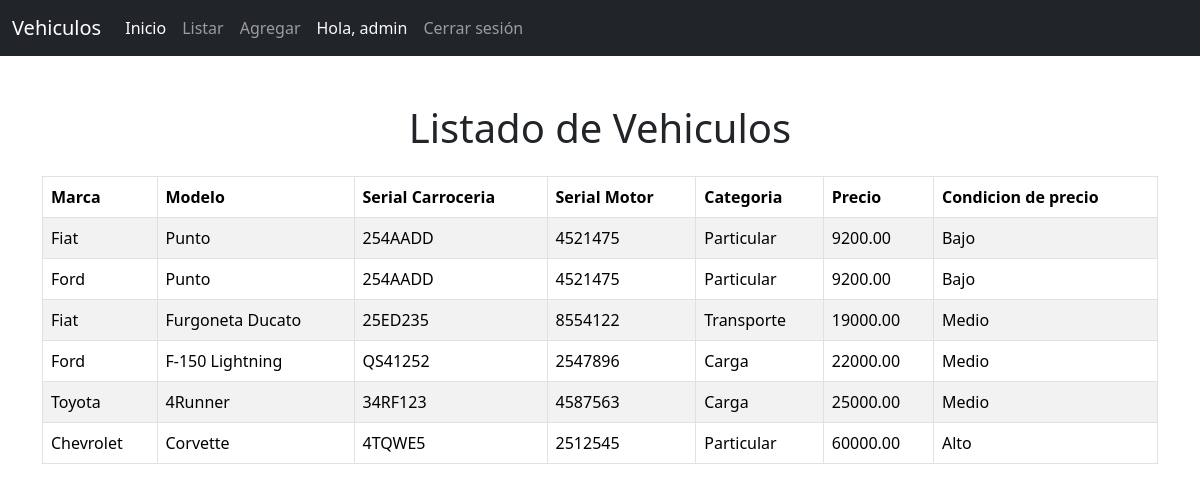
Page /vehiculos/listado/ (signed in) on the committed database.
### vehiculos/models.py (models this page shows, shortened)
class Vehiculo(models.Model):
    MARCAS = [
        ('Fiat', 'Fiat'),
        ('Chevrolet', 'Chevrolet'),
        ('Ford', 'Ford'),
        ('Toyota', 'Toyota'),
    ]
    CATEGORIAS = [
        ('Particular', 'Particular'),
        ('Transporte', 'Transporte'),
        ('Carga', 'Carga'),
    ]
    marca = models.CharField(
        max_length=20,
        choices=MARCAS,
        default='Ford',
    )
    modelo = models.CharField(max_length=100)
    serial_carroceria = models.CharField(max_length=50)
    serial_motor = models.CharField(max_length=50)
    categoria = models.CharField(
        max_length=20,
        choices=CATEGORIAS,
        default='Particular',
    )
    precio = models.DecimalField(max_digits=10, decimal_places=2)
    @property
    def rating(self):
        if self.precio < 10000:
            return "Bajo"
        elif 10000 <= self.precio <= 30000:
            return "Medio"
        else:
            return "Alto"
    fecha_creacion = models.DateTimeField(auto_now_add=True)
    fecha_modificacion = models.DateTimeField(auto_now=True)
    class Meta:
        verbose_name = "Vehiculo"
        verbose_name_plural = "Vehiculos"
        permissions = [
            ("visualizar_catalogo", "Puede visualizar catálogo de vehículos"),
            ("agregar_vehiculo", "Puede agregar vehículos")
        ]

### vehiculos/views.py (the view)
# urls.py: path('listado/', views.lista_vehiculos, name='listado_vehiculo'),
@login_required
def lista_vehiculos(request):
    vehiculos = Vehiculo.objects.all()
    return render(request, 'vehiculos/listado_vehiculos.html', {
        'vehiculos': vehiculos,
    })

### vehiculos/templates/vehiculos/listado_vehiculos.html
{% extends 'vehiculos/base.html' %}
{% block content %}
<div class="container mt-5">
    <h1 class="text-center mb-4">Listado de Vehiculos</h1>
    <table class="table table-striped table-bordered">
        <thead class="thead-dark">
            <tr>
                <th scope="col">Marca</th>
                <th scope="col">Modelo</th>
                <th scope="col">Serial Carroceria</th>
                <th scope="col">Serial Motor</th>
                <th scope="col">Categoria</th>
                <th scope="col">Precio</th>
                <th scope="col">Condicion de precio</th>
            </tr>
        </thead>
        <tbody>
            {% for vehiculo in vehiculos %}
                <tr>
                    <td>{{ vehiculo.marca }}</td>
                    <td>{{ vehiculo.modelo }}</td>
                    <td>{{ vehiculo.serial_carroceria }}</td>
                    <td>{{ vehiculo.serial_motor  }}</td>
                    <td>{{ vehiculo.categoria }}</td>
                    <td>{{ vehiculo.precio }}</td>
                    <td>{{ vehiculo.rating }}</td>
                </tr>
            {% endfor %}
        </tbody>
    </table>
</div>
{% endblock %}

### vehiculos/templates/vehiculos/base.html (shortened to what this page needs)
<!doctype html>
<html lang="en">
  <head>
    <link href="https://cdn.jsdelivr.net/npm/bootstrap@5.3.2/dist/css/bootstrap.min.css" rel="stylesheet">
  </head>
  <body>
    {% include 'vehiculos/navbar.html' %}
    {% block content %}
    {% endblock %}
  </body>
</html>

### vehiculos/templates/vehiculos/navbar.html (shortened to what this page needs)
<nav class="navbar navbar-expand-lg bg-dark" data-bs-theme="dark">
    <div class="container-fluid">
        <a class="navbar-brand" href="#">Vehiculos</a>
        <div class="collapse navbar-collapse" id="navbarNav">
            <ul class="navbar-nav">
                <li class="nav-item">
                    <a class="nav-link active" aria-current="page" href="{% url 'vehiculo' %}">Inicio</a>
                </li>
                {% if user.is_authenticated %}
                    {% if perms.vehiculos.visualizar_catalogo %}
                        <li class="nav-item">
                            <a class="nav-link" href="{% url 'listado_vehiculo' %}">Listar</a>
                        </li>
                    {% endif %}
                    {% if perms.vehiculos.agregar_vehiculo %}
                        <li class="nav-item">
                            <a class="nav-link" href="{% url 'add_vehiculo' %}">Agregar</a>
                        </li>
                    {% endif %}
                    <li class="nav-item">
                        <span class="nav-link text-light">Hola, {{ user.username }}</span>
                    </li>
                    <li class="nav-item">
                        <a class="nav-link" href="{% url 'logout' %}">Cerrar sesión</a>
                    </li>
                {% else %}
                <li class="nav-item">
                    <a class="nav-link" href="{% url 'login' %}">Iniciar Sesion</a>
                </li>
                {% endif %}
            </ul>
        </div>
    </div>
</nav>

### rows in the picture
Vehiculo: marca "Fiat", modelo "Punto", serial_carroceria "254AADD", serial_motor "4521475", categoria "Particular", precio "9200.00", rating "Bajo"
Vehiculo: marca "Ford", modelo "Punto", serial_carroceria "254AADD", serial_motor "4521475", categoria "Particular", precio "9200.00", rating "Bajo"
Vehiculo: marca "Fiat", modelo "Furgoneta Ducato", serial_carroceria "25ED235", serial_motor "8554122", categoria "Transporte", precio "19000.00", rating "Medio"
Vehiculo: marca "Ford", modelo "F-150 Lightning", serial_carroceria "QS41252", serial_motor "2547896", categoria "Carga", precio "22000.00", rating "Medio"
Vehiculo: marca "Toyota", modelo "4Runner", serial_carroceria "34RF123", serial_motor "4587563", categoria "Carga", precio "25000.00", rating "Medio"
Vehiculo: marca "Chevrolet", modelo "Corvette", serial_carroceria "4TQWE5", serial_motor "2512545", categoria "Particular", precio "60000.00", rating "Alto"

### other values in the picture
{{ user.username }} "admin"
